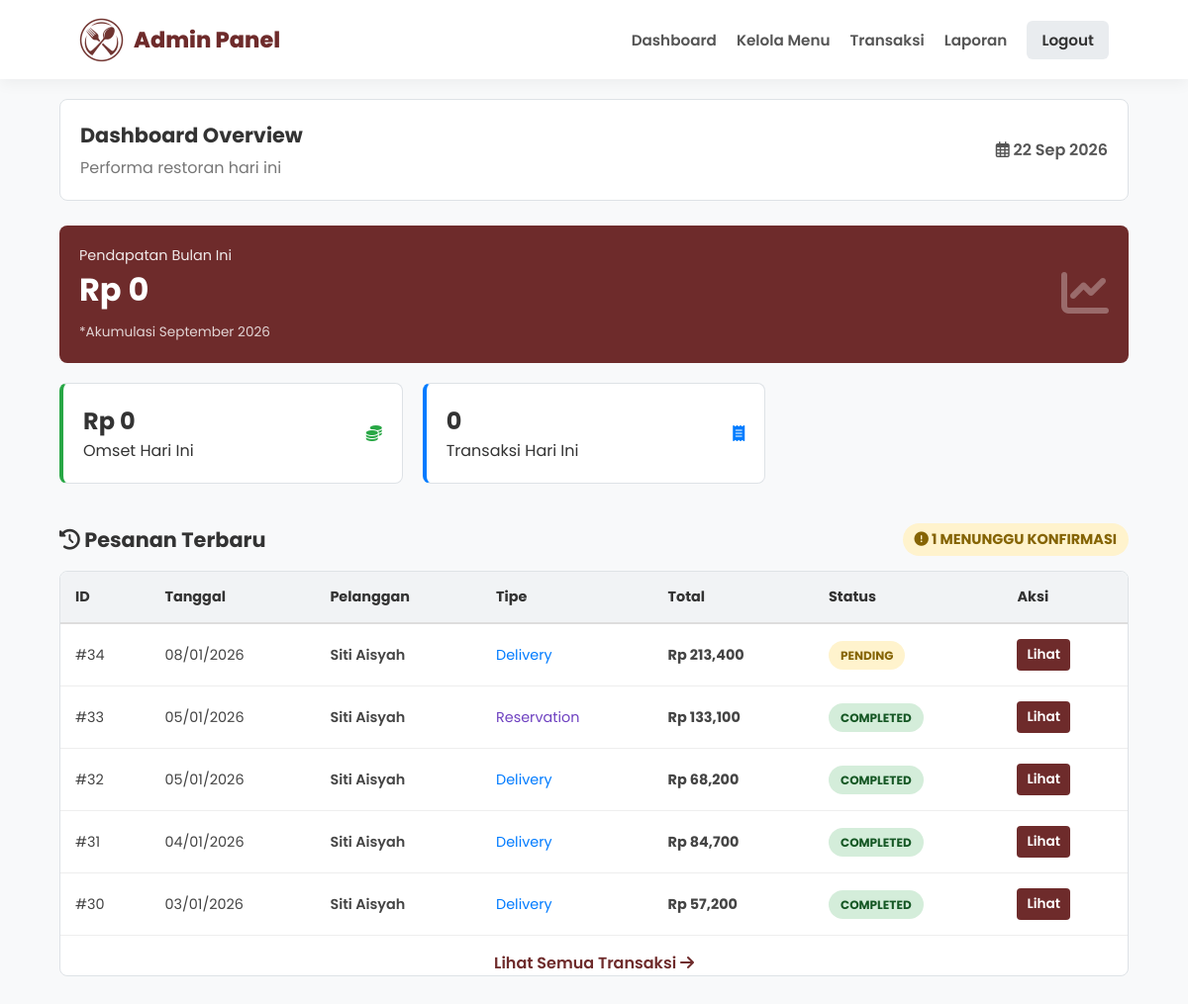
/admin/index.php (signed in), run on the app's committed database.
### tables this page shows
CREATE TABLE `transactions` (
  `transactionID` int(10) NOT NULL,
  `userID` int(10) DEFAULT NULL,
  `transactionDate` date DEFAULT curdate(),
  `totalAmount` decimal(10,2) NOT NULL,
  `paymentMethod` enum('QRIS','Debit/Credit Card','Transfer') NOT NULL,
  `status` enum('pending','process','completed') NOT NULL DEFAULT 'pending',
  `type` enum('Delivery','Reservation') NOT NULL DEFAULT 'Reservation',
  `bookingDate` date DEFAULT NULL,
  `bookingTime` time DEFAULT NULL,
  `pax` int(11) DEFAULT NULL,
  `deliveryAddress` text DEFAULT NULL,
  `deliveryPhone` varchar(20) DEFAULT NULL,
  `roomID` int(11) DEFAULT NULL,
  `duration` int(11) DEFAULT NULL
);

CREATE TABLE `users` (
  `userID` int(10) NOT NULL,
  `nama` varchar(50) NOT NULL,
  `email` varchar(50) NOT NULL,
  `password` varchar(50) NOT NULL,
  `gender` varchar(10) DEFAULT NULL,
  `DOB` date DEFAULT NULL,
  `role` enum('admin','pelanggan') NOT NULL DEFAULT 'pelanggan'
);

### admin/index.php (the view, shortened to what this page needs)
<?php
include '../koneksi.php';
$tgl_hari_ini = date('Y-m-d');
$bulan_ini    = date('m');
$tahun_ini    = date('Y');
$q_day = mysqli_query($koneksi, "
    SELECT SUM(totalAmount) as total
    FROM transactions
    WHERE status = 'completed' AND transactionDate = '$tgl_hari_ini'
");
$d_day = mysqli_fetch_assoc($q_day);
$omset_harian = $d_day['total'] ?: 0;
$q_month = mysqli_query($koneksi, "
    SELECT SUM(totalAmount) as total
    FROM transactions
    WHERE status = 'completed' AND MONTH(transactionDate) = '$bulan_ini' AND YEAR(transactionDate) = '$tahun_ini'
");
$d_month = mysqli_fetch_assoc($q_month);
$omset_bulanan = $d_month['total'] ?: 0;
$q_tx_day = mysqli_query($koneksi, "
    SELECT COUNT(*) as jumlah
    FROM transactions
    WHERE transactionDate = '$tgl_hari_ini'
");
$d_tx_day = mysqli_fetch_assoc($q_tx_day);
$transaksi_harian = $d_tx_day['jumlah'] ?: 0;
$q_pending = mysqli_query($koneksi, "
    SELECT COUNT(*) as jumlah FROM transactions WHERE status = 'pending'
");
$d_pending = mysqli_fetch_assoc($q_pending);
$total_pending = $d_pending['jumlah'] ?: 0;
$q_recent = mysqli_query($koneksi, "
    SELECT * FROM transactions ORDER BY transactionID DESC LIMIT 5
");
?>
<!DOCTYPE html>
<html lang="id">
<head>
    <link rel="stylesheet" href="../css/admin.css">
    <link rel="stylesheet" href="https://cdnjs.cloudflare.com/ajax/libs/font-awesome/6.4.0/css/all.min.css">
</head>
<body>
    <?php include 'navbar.php'; ?>
    <main class="container">
        <div class="page-header">
            <div>
                <h1 class="page-title">Dashboard Overview</h1>
                <p style="color:#777; margin-top:5px;">Performa restoran hari ini</p>
            </div>
            <div style="text-align:right;">
                <span style="font-weight:600; color:#555;">
                    <i class="far fa-calendar-alt"></i> <?= date('d M Y'); ?>
                </span>
            </div>
        </div>
        <div class="dashboard-grid">
            <a href="laporan.php" class="card-omset">
                <div class="info">
                    <p>Pendapatan Bulan Ini</p>
                    <h3>Rp <?= number_format($omset_bulanan); ?></h3>
                    <span style="font-size:0.85rem; opacity:0.8;">*Akumulasi <?= date('F Y'); ?></span>
                </div>
                <div class="icon">
                    <i class="fas fa-chart-line"></i>
                </div>
            </a>
            <div class="card-mini border-green">
                <div class="info">
                    <h3>Rp <?= number_format($omset_harian); ?></h3>
                    <p>Omset Hari Ini</p>
                </div>
                <div class="icon">
                    <i class="fas fa-coins" style="color:#28a745;"></i>
                </div>
            </div>
            <div class="card-mini border-blue">
                <div class="info">
                    <h3><?= $transaksi_harian; ?></h3>
                    <p>Transaksi Hari Ini</p>
                </div>
                <div class="icon">
                    <i class="fas fa-receipt" style="color:#007bff;"></i>
                </div>
            </div>
            </div>
        <div class="page-header" style="margin-top:40px; margin-bottom:15px; border:none; padding:0; background:transparent;">
            <h2 style="font-size:1.3rem; color:#333;">
                <i class="fas fa-history"></i> Pesanan Terbaru
            </h2>
            <?php if($total_pending > 0): ?>
                <a href="transaksi.php?status=pending" class="badge bg-pending" style="font-size:0.9rem; text-decoration:none;">
                    <i class="fas fa-exclamation-circle"></i> <?= $total_pending; ?> Menunggu Konfirmasi
                </a>
            <?php endif; ?>
        </div>
        <div class="table-responsive">
            <table class="table">
                <thead>
                    <tr>
                        <th>ID</th>
                        <th>Tanggal</th>
                        <th>Pelanggan</th>
                        <th>Tipe</th>
                        <th>Total</th>
                        <th>Status</th>
                        <th>Aksi</th>
                    </tr>
                </thead>
                <tbody>
                    <?php
                    while($d = mysqli_fetch_assoc($q_recent)){
                        $nama_cust = "Guest";
                        if($d['userID']){
                            $u = mysqli_query($koneksi, "SELECT nama FROM users WHERE userID='".$d['userID']."'");
                            $du = mysqli_fetch_assoc($u);
                            $nama_cust = $du['nama'] ?? 'User Hapus';
                        }
                    ?>
                    <tr>
                        <td>#<?= $d['transactionID']; ?></td>
                        <td><?= date('d/m/Y', strtotime($d['transactionDate'])); ?></td>
                        <td style="font-weight:600;"><?= $nama_cust; ?></td>
                        <td>
                            <?php if($d['type'] == 'Delivery'): ?>
                                <span style="color:#007bff;">Delivery</span>
                            <?php elseif($d['type'] == 'Reservation'): ?>
                                <span style="color:#6f42c1;">Reservation</span>
                            <?php endif; ?>
                        </td>
                        <td style="font-weight:bold;">Rp <?= number_format($d['totalAmount']); ?></td>
                        <td>
                            <?php
                                if($d['status']=='pending') echo '<span class="badge bg-pending">PENDING</span>';
                                elseif($d['status']=='process') echo '<span class="badge bg-process">PROCESS</span>';
                                elseif($d['status']=='completed') echo '<span class="badge bg-completed">COMPLETED</span>';
                                else echo '<span class="badge bg-cancelled">CANCELLED</span>';
                            ?>
                        </td>
                        <td>
                            <a href="transaksi_detail.php?id=<?= $d['transactionID']; ?>" class="btn btn-sm btn-primary">Lihat</a>
                        </td>
                    </tr>
                    <?php } ?>
                </tbody>
            </table>
            <div style="text-align:center; margin-top:15px;">
                <a href="transaksi.php" style="text-decoration:none; font-weight:600; color:var(--primary);">
                    Lihat Semua Transaksi <i class="fas fa-arrow-right"></i>
                </a>
            </div>
        </div>
    </main>
</body>
</html>

### admin/navbar.php (shortened to what this page needs)
<nav class="admin-navbar">
    <div class="nav-container">
        <a href="index.php" class="admin-logo">
            <img src="../img/logo_flavor_haven.png" alt="Admin Logo"> Admin Panel
        </a>
        <div class="admin-links" id="admin-nav-links">
            <a href="index.php">Dashboard</a>
            <a href="menu.php"></i>Kelola Menu</a>
            <a href="transaksi.php">Transaksi</a>
            <a href="laporan.php">Laporan</a>
            <a href="../logout.php" class="btn-logout" onclick="return confirm('Logout dari Admin?')">Logout</a>
        </div>
    </div>
</nav>

### css/admin.css (style rules this page uses)
:root { --primary: #6E2B2B; --accent: #FFD700; --bg-body: #f8f9fa; --border-color: #dee2e6; --text-dark: #333; --white: #ffffff; }
* { margin: 0; padding: 0; box-sizing: border-box; font-family: 'Poppins', sans-serif; }
body { background-color: var(--bg-body); color: var(--text-dark); padding-top: 100px; padding-bottom: 50px; overflow-x: hidden; }
.admin-navbar { background: var(--white); box-shadow: 0 4px 15px rgba(0, 0, 0, 0.05); border-bottom: none; position: fixed; top: 0; left: 0; right: 0; height: 80px; z-index: 1000; display: flex; align-items: center; justify-content: center; }
.nav-container { width: 90%; max-width: 1200px; display: flex; justify-content: space-between; align-items: center; padding: 0 20px; }
.admin-logo { font-size: 1.4rem; font-weight: 800; color: var(--primary); text-decoration: none; display: flex; align-items: center; gap: 10px; }
.admin-logo img { height: 45px; }
.admin-links { display: flex; align-items: center; gap: 20px; }
.admin-links a { text-decoration: none; color: #555; font-weight: 600; font-size: 0.95rem; padding: 5px 0; transition: 0.3s; }
.btn-logout { background: #e9ecef; color: #333 !important; padding: 8px 15px !important; border-radius: 6px; display: inline-flex; align-items: center; gap: 8px; }
.container { width: 90%; max-width: 1200px; margin: 0 auto; padding-bottom: 50px; }
.page-header { background: var(--white); padding: 20px; border: 1px solid var(--border-color); border-radius: 8px; margin-bottom: 25px; display: flex; justify-content: space-between; align-items: center; flex-wrap: wrap; gap: 10px; }
.page-title { font-size: 1.3rem; color: #333; font-weight: 700; margin: 0; }
.dashboard-grid { display: grid; grid-template-columns: repeat(3, 1fr); gap: 20px; margin-bottom: 30px; }
.card-omset, .card-mini { background: var(--white); padding: 20px; border: 1px solid var(--border-color); border-radius: 8px; text-decoration: none; display: flex; align-items: center; justify-content: space-between; transition: 0.2s; }
.card-omset { grid-column: 1 / -1; background: var(--primary); color: white; border: none; }
.card-omset .info h3 { font-size: 2rem; font-weight: 700; margin-bottom: 5px; color: white; }
.card-omset .info p { opacity: 0.9; font-size: 0.9rem; color: white; }
.card-omset .icon { font-size: 3rem; opacity: 0.3; color: white; }
.card-mini .info h3 { font-size: 1.5rem; margin: 0; color: #333; }
.border-blue { border-left: 4px solid #007bff; }
.border-green { border-left: 4px solid #28a745; }
.table-responsive { background: var(--white); border: 1px solid var(--border-color); border-radius: 8px; padding: 0; overflow-x: auto; margin-top: 10px; }
.table { width: 100%; border-collapse: collapse; min-width: 100%; font-size: 0.9rem; }
.table th { background: #f1f3f5; color: #333; padding: 15px; text-align: left; font-weight: 700; border-bottom: 2px solid #ddd; white-space: nowrap; }
.table td { padding: 15px; border-bottom: 1px solid #eee; color: #444; vertical-align: middle; }
.btn { padding: 10px 18px; border-radius: 6px; text-decoration: none; font-weight: 600; display: inline-flex; align-items: center; gap: 8px; cursor: pointer; border: none; font-size: 0.9rem; transition: 0.2s; }
.btn-primary { background: var(--primary); color: white; }
.btn-sm { padding: 6px 10px; font-size: 0.85rem; border-radius: 4px; }
.badge { padding: 6px 12px; border-radius: 50px; font-size: 0.75rem; font-weight: 700; text-transform: uppercase; }
.bg-pending { background: #fff3cd; color: #856404; }
.bg-completed { background: #d4edda; color: #155724; }

### data on the page
transactions: transactionID "34", transactionDate "08/01/2026", userID.nama "Siti Aisyah", type "Delivery", totalAmount "213,400", status "PENDING"
transactions: transactionID "33", transactionDate "05/01/2026", userID.nama "Siti Aisyah", type "Reservation", totalAmount "133,100", status "COMPLETED"
transactions: transactionID "32", transactionDate "05/01/2026", userID.nama "Siti Aisyah", type "Delivery", totalAmount "68,200", status "COMPLETED"
transactions: transactionID "31", transactionDate "04/01/2026", userID.nama "Siti Aisyah", type "Delivery", totalAmount "84,700", status "COMPLETED"
transactions: transactionID "30", transactionDate "03/01/2026", userID.nama "Siti Aisyah", type "Delivery", totalAmount "57,200", status "COMPLETED"

### other printed values
$omset_bulanan "0"
$omset_harian "0"
$transaksi_harian "0"
$total_pending "1"
